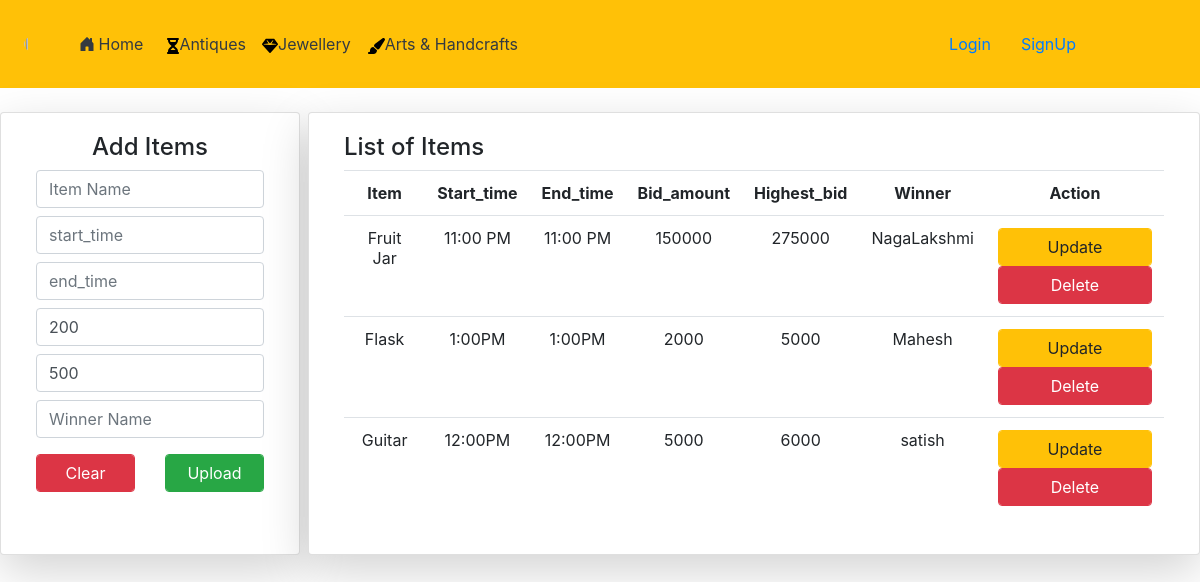
Page /auction/ on the committed database.
### AntiqueStoreApp/models.py (models this page shows)
class Auction(models.Model):
    item = models.CharField(max_length=200)
    start_time = models.CharField(max_length=200)
    end_time = models.CharField(max_length=200)
    bid_amount = models.PositiveIntegerField(default=200)
    highest_bid = models.PositiveIntegerField(default=500, null=True, blank=True)
    winner_name=models.CharField(max_length=200,default='')
    winner = models.ForeignKey(User, on_delete=models.SET_NULL, null=True, blank=True)

### AntiqueStoreApp/views.py (the view, shortened to what this page needs)
# urls.py: path('auction/',views.auctionView,name="auction_url"),
def auctionView(request):
	a=Auction.objects.filter(winner_id=request.user.id)
	r=AuctionItemForm()
	return render(request,'html/Auction.html',{'p':r,'q':a})

### AntiqueStoreApp/forms.py
class AuctionItemForm(forms.ModelForm):
	class Meta:
		model=Auction
		fields=["item","start_time","end_time","bid_amount","highest_bid","winner_name"]
		widgets={
		"item":forms.TextInput(attrs={
			"class":"form-control my-2",
			"placeholder":"Item Name",
			}),
		"start_time":forms.TextInput(attrs={
			"class":"form-control my-2",
			"placeholder":"start_time",
			}),
		"end_time":forms.TextInput(attrs={
			"class":"form-control my-2",
			"placeholder":"end_time",
			}),
		"bid_amount":forms.NumberInput(attrs={
			"class":"form-control my-2",
			"placeholder":"Bid Amount",
			}),
		"highest_bid":forms.NumberInput(attrs={
			"class":"form-control my-2",
			"placeholder":"Highest Bid",
			}),
		"winner_name":forms.TextInput(attrs={
			"class":"form-control my-2",
			"placeholder":"Winner Name",
			}),
		}

### templates/html/Auction.html (shortened to what this page needs)
{% extends 'html/base.html' %}
{% block content %}
<div class="container-fluid mt-4">
    <div class="row mb-3">
      <div class="card col-md-3 shadow-lg">
        <div class="card-body">
          <h4 class="text-center">Add Items</h4>
          <form method="post" enctype="multipart/form-data">
            {% for i in p %}
              {{i}}
            {% endfor %}
            <div class="row mt-3">
              <div class="col">
                <input type="reset" value="Clear" name="" class="form-control btn btn-danger">
              </div>
              <div class="col">
                <input type="submit" value="Upload" name="" class="form-control btn btn-success">
              </div>
            </div>
          </form>
        </div>
      </div>
      <div class="card col-md shadow-lg ml-2">
        <div class="card-body">
          <h4>List of Items</h4>
          <table class="table">
              <tr>
                <th class="text-center">Item</th>
                <th class="text-center">Start_time</th>
                <th class="text-center">End_time</th>
                <th class="text-center">Bid_amount</th>
                <th class="text-center">Highest_bid</th>
                <th class="text-center">Winner</th>
                <th class="text-center">Action</th>
              </tr>
              {% for j in q %}
              <tr>
                <td class="text-center">{{j.item}}</td>
                <td class="text-center">{{j.start_time}}</td>
                <td class="text-center">{{j.start_time}}</td>
                <td class="text-center">{{j.bid_amount}}</td>
                <td class="text-center">{{j.highest_bid}}</td>
                <td class="text-center">{{j.winner_name}}</td>
                <td>
                  <div class="row">
                    <div class="col">
                      <a href="{% url 'auction_update_url' j.id %}" class="btn btn-warning form-control">Update</a>
                    </div>
                    <div class="col">
                      <a href="{% url 'auction_delete_url' j.id %}" class="btn btn-danger form-control">Delete</a>
                    </div>
                  </div>
                </td>
              </tr>
              {% endfor %}
          </table>
        </div>
      </div>
    </div>
  </div>
{% endblock %}

### templates/html/base.html (shortened to what this page needs)
{% load static %}
<html lang="en">
<head>
  <link rel="stylesheet" href="{% static 'css/bootstrap.min.css' %}">
  <link rel="stylesheet" href="{% static 'css/sample.css' %}">
</head>
<body>
    {% include 'html/navbar.html' %}
    {% block content %}
    {% endblock %}
</body>

### templates/html/navbar.html (shortened to what this page needs)
{% load static %}
<nav class="navbar navbar-expand-lg navbar-dark bg-warning p-4">
    <img src="https://bcassetcdn.com/public/blog/wp-content/uploads/2021/10/28205201/classic-antiques-for-furniture-by-dalia-brandcrowd.png" class="rounded-circle" style="width: 3%;">
    <div class="collapse navbar-collapse" id="navbarNavDropdown">
      <ul class="navbar-nav">
        {% if not user.is_authenticated %}
        <li class="nav-item active mx-2">
          <a class="nav-link  text-dark " href="{% url 'home_url' %}">Home <span class="sr-only">(current)</span></a>
        </li>
        <li class="nav-item">
          <a class="nav-link text-dark" href="{% url 'antique_url' %}">Antiques</a>
        </li>
        <li class="nav-item">
          <a class="nav-link text-dark" href="{% url 'jewellery_url' %}">Jewellery</a>
        </li>
        <li class="nav-item">
          <a class="nav-link text-dark" href="{% url 'art_url' %}">Arts & Handcrafts</a>
        </li>
    {% endif %}
  </ul>
  <ul class="navbar-nav ml-auto" style="margin-right: 100px;">
    {% if user.is_authenticated %}
    <div class="dropdown">
    <li class="nav-item dropdown">
      <a class="nav-link dropdown-toggle text-dark" href="#" id="navbardrop" data-toggle="dropdown">
        Welcome {{request.user.username}}
      </a>
      <div class="dropdown-menu">
        <a class="dropdown-item " href="#">
        <svg xmlns="http://www.w3.org/2000/svg" width="16" height="16" fill="currentColor" class="bi bi-person-fill" viewBox="0 0 16 16">
        <path d="M3 14s-1 0-1-1 1-4 6-4 6 3 6 4-1 1-1 1H3Zm5-6a3 3 0 1 0 0-6 3 3 0 0 0 0 6Z"/>
        </svg>
              Profile</a>
        <a class="dropdown-item" href="#">
        <svg xmlns="http://www.w3.org/2000/svg" width="16" height="16" fill="currentColor" class="bi bi-file-lock2-fill" viewBox="0 0 20 26">
        <path d="M7 6a1 1 0 0 1 2 0v1H7V6z"/>
        <path d="M12 0H4a2 2 0 0 0-2 2v12a2 2 0 0 0 2 2h8a2 2 0 0 0 2-2V2a2 2 0 0 0-2-2zm-2 6v1.076c.54.166 1 .597 1 1.224v2.4c0 .816-.781 1.3-1.5 1.3h-3c-.719 0-1.5-.484-1.5-1.3V8.3c0-.627.46-1.058 1-1.224V6a2 2 0 1 1 4 0z"/>
        </svg>
          Change Password</a>
        <a class="dropdown-item" href="{% url 'logout_url' %}">
        <svg xmlns="http://www.w3.org/2000/svg" width="24" height="24" viewBox="0 0 24 24" fill="none" stroke="currentColor" stroke-width="2" stroke-linecap="round" stroke-linejoin="round" class="feather feather-log-out"><path d="M9 21H5a2 2 0 0 1-2-2V5a2 2 0 0 1 2-2h4"></path><polyline points="16 17 21 12 16 7"></polyline><line x1="21" y1="12" x2="9" y2="12"></line></svg>
          Log out</a>
      </div>
    </li>
    </div>
    </div>
    {% else %}
      <ul class="nav navbar-nav navbar-right mx-auto">
        <li>
            <div class="row">
                <div class="col">
                    <a href="{% url 'login_url' %}" class="signup-button">Login</a>
                </div>
                <div class="col">
                    <a href="{% url 'signup_url' %}" class="signup-button">SignUp</a>
                </div>
            </div>
        </li>
    </ul>
    {% endif %}
      </ul>
    </div>
  </nav>

### templates/html/base.html (style rules this page uses)
* { box-sizing: border-box; }
body { width:auto; margin:0px; }

### rows in the picture
Auction: item "Fruit Jar", start_time "11:00 PM", bid_amount "150000", highest_bid "275000", winner_name "NagaLakshmi"
Auction: item "Flask", start_time "1:00PM", bid_amount "2000", highest_bid "5000", winner_name "Mahesh"
Auction: item "Guitar", start_time "12:00PM", bid_amount "5000", highest_bid "6000", winner_name "satish"
